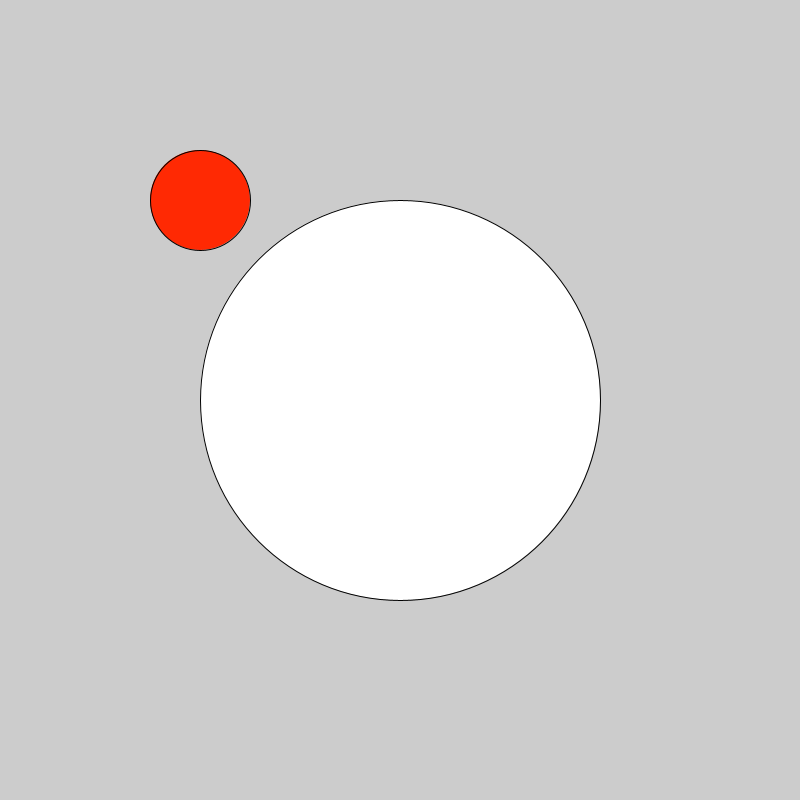
Frame 1 (no input)
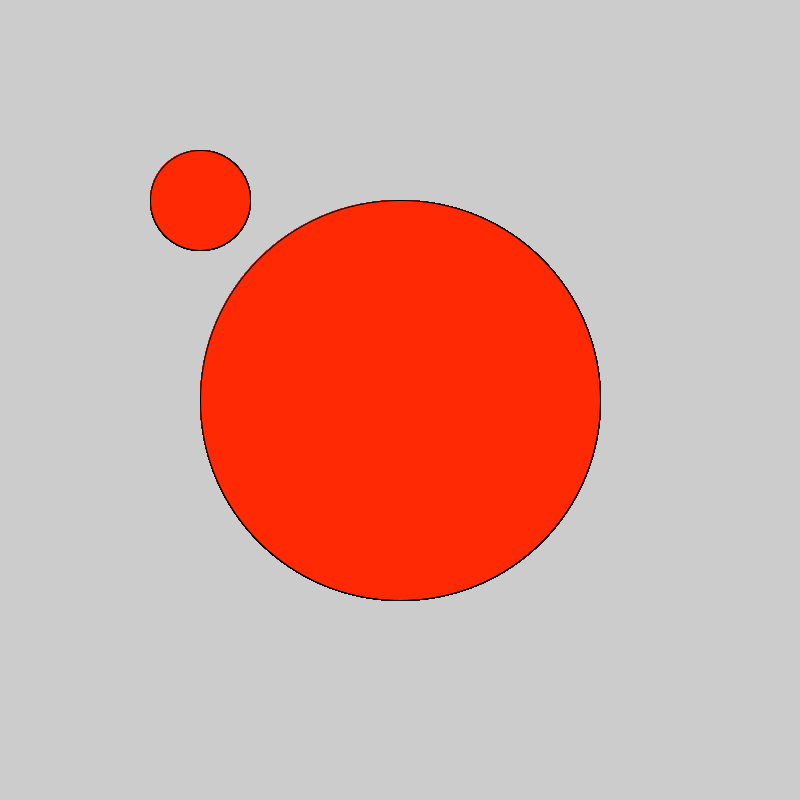
Frame 60 (the mouse pressed at the canvas centre just before this capture)
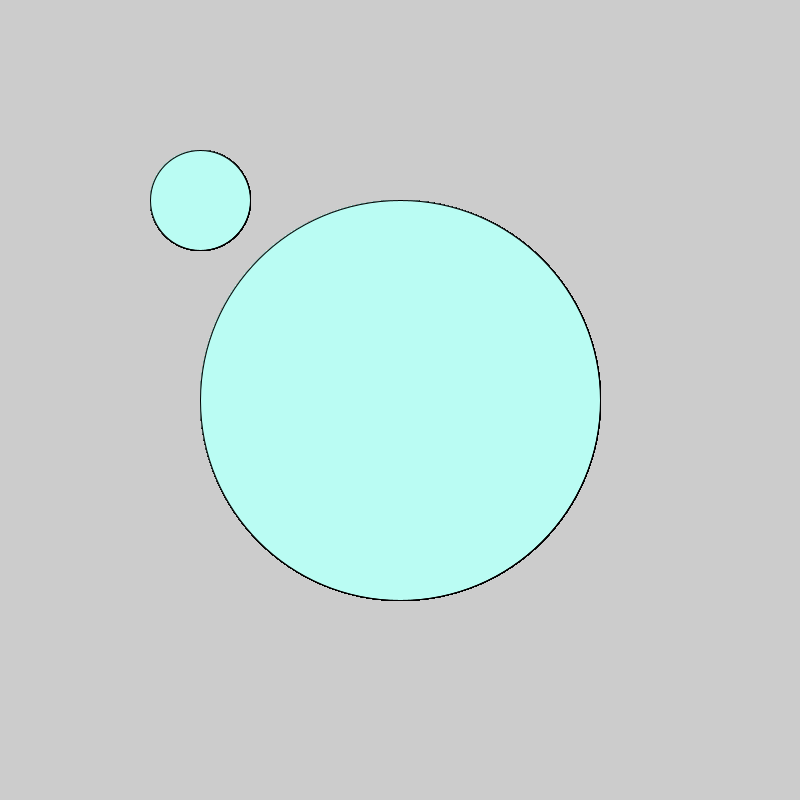
Frame 120 (the mouse held since frame 60 and released just before this capture)

The Processing sketch that drew these frames (run headless with seeded random() and noise(); from frame 60 on, the mouse is pressed at the canvas centre):

// Processing sketch: LogicalDot
// ── LogicalDot.pde
void setup() {
  size(800,800);
}
void draw(){
  ellipse(400,400,400,400);
  fill(#BAFCF3);
  if(mousePressed){
}
else {
      fill(#FF2903);
}
  ellipse(200,200,100,100);
}
